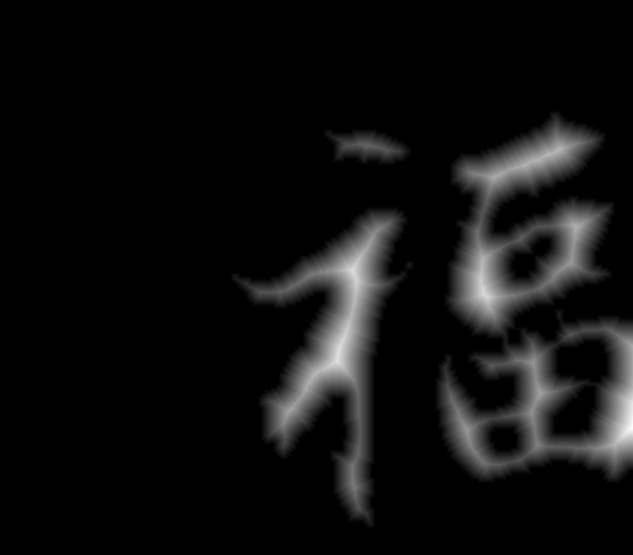
#> input picture data/work_003/glyphs/fu_height.png, 633 x 555 px; its folder holds only this picture in this run
$ python preprocess_character_3d.py --input ../data/work_003/glyphs/fu_height.png
#> lines starting #> are read from the running program, lines starting #| are printed output that depends on the picture; after the words box and inside, x2 and y2 are one past the last pixel; in counts of white or black regions, pixels touching at a corner belong together
from __future__ import annotations

import argparse
import json
from collections import defaultdict
from pathlib import Path
from typing import Any

import cv2
import numpy as np


Point = tuple[int, int]


def read_image(path: Path, flags: int = cv2.IMREAD_COLOR) -> np.ndarray:
    data = np.fromfile(str(path), dtype=np.uint8)
    image = cv2.imdecode(data, flags)
    if image is None:
        raise RuntimeError(f"Could not read image: {path}")
    return image


# [27 lines left out: functions write_image, percent_box_to_pixels, load_glyph_box, not called in this run]


def build_ink_mask(image: np.ndarray) -> tuple[np.ndarray, np.ndarray]:
    gray = cv2.cvtColor(image, cv2.COLOR_BGR2GRAY)
    blur = cv2.GaussianBlur(gray, (5, 5), 0)
    _, mask = cv2.threshold(blur, 0, 255, cv2.THRESH_BINARY_INV + cv2.THRESH_OTSU)
    kernel = np.ones((3, 3), np.uint8)
    mask = cv2.morphologyEx(mask, cv2.MORPH_OPEN, kernel, iterations=1)
    mask = cv2.morphologyEx(mask, cv2.MORPH_CLOSE, kernel, iterations=1)
    return gray, mask


def keep_significant_components(mask: np.ndarray) -> np.ndarray:
    labels_count, labels, stats, _ = cv2.connectedComponentsWithStats(mask, 8)
    min_area = max(10, int(mask.shape[0] * mask.shape[1] * 0.0014))
    cleaned = np.zeros(mask.shape, dtype=np.uint8)
    for idx in range(1, labels_count):
        if stats[idx, cv2.CC_STAT_AREA] >= min_area:
            cleaned[labels == idx] = 255
    return cleaned


# [36 lines left out: function zhang_suen_thinning, not called in this run]


def thin_mask(mask: np.ndarray) -> np.ndarray:
    ximgproc = getattr(cv2, "ximgproc", None)
    if ximgproc is not None and hasattr(ximgproc, "thinning"):
        return ximgproc.thinning(mask)
    return zhang_suen_thinning(mask)


def neighbors(point: Point, pixels: set[Point]) -> list[Point]:
    x, y = point
    result: list[Point] = []
    for dy in (-1, 0, 1):
        for dx in (-1, 0, 1):
            if dx == 0 and dy == 0:
                continue
            candidate = (x + dx, y + dy)
            if candidate in pixels:
                result.append(candidate)
    return result


def trace_skeleton_paths(skeleton: np.ndarray) -> list[list[Point]]:
    ys, xs = np.where(skeleton > 0)
    pixels = set(zip(xs.tolist(), ys.tolist()))
    if not pixels:
        return []

    degree = {point: len(neighbors(point, pixels)) for point in pixels}
    starts = sorted([p for p, deg in degree.items() if deg <= 1], key=lambda p: (p[1], p[0]))
    if not starts:
        starts = [min(pixels, key=lambda p: (p[1], p[0]))]

    visited_edges: set[tuple[Point, Point]] = set()
    paths: list[list[Point]] = []

    def edge(a: Point, b: Point) -> tuple[Point, Point]:
        return (a, b) if a <= b else (b, a)

    def walk(start: Point, nxt: Point) -> list[Point]:
        path = [start, nxt]
        prev, current = start, nxt
        visited_edges.add(edge(prev, current))
        while True:
            current_neighbors = [p for p in neighbors(current, pixels) if p != prev]
            unvisited = [p for p in current_neighbors if edge(current, p) not in visited_edges]
            if not unvisited or degree[current] != 2:
                break
            next_point = min(unvisited, key=lambda p: (abs(p[0] - current[0]) + abs(p[1] - current[1]), p[1], p[0]))
            visited_edges.add(edge(current, next_point))
            prev, current = current, next_point
            path.append(current)
        return path

    for start in starts + sorted(pixels, key=lambda p: (p[1], p[0])):
        for nxt in neighbors(start, pixels):
            if edge(start, nxt) in visited_edges:
                continue
            path = walk(start, nxt)
            if len(path) >= 4:
                paths.append(path)

    paths = sorted(paths, key=lambda path: (min(p[1] for p in path), min(p[0] for p in path), -len(path)))
    return paths


# [49 lines left out: functions resample_path, build_points, draw_debug, not called in this run]


def preprocess_character(args: argparse.Namespace) -> None:
    output = Path(args.output)
    roi_dir = output / "character_rois"
    mask_dir = output / "character_masks"
    roi_dir.mkdir(parents=True, exist_ok=True)
    mask_dir.mkdir(parents=True, exist_ok=True)

    if args.input:
        source = read_image(Path(args.input))
#> in read_image, image is the input picture: shape (555, 633, 3); min 0, max 255, mean 15
        glyph_id = Path(args.input).stem
        label = args.label or glyph_id
        crop = source
    else:
        work_dir = Path(args.work)
        glyph = load_glyph_box(work_dir, args.glyph_id)
        source = read_image(work_dir / "original.png")
        h, w = source.shape[:2]
        x, y, bw, bh = percent_box_to_pixels(glyph["box"], w, h)
        crop = source[y : y + bh, x : x + bw]
        glyph_id = glyph["id"]
        label = glyph.get("label", glyph_id)

    gray, mask = build_ink_mask(crop)
#> in build_ink_mask, `_, mask = cv2.threshold(blur, 0, 255, cv2.THRESH_BINARY_INV + cv2.THRE..`:
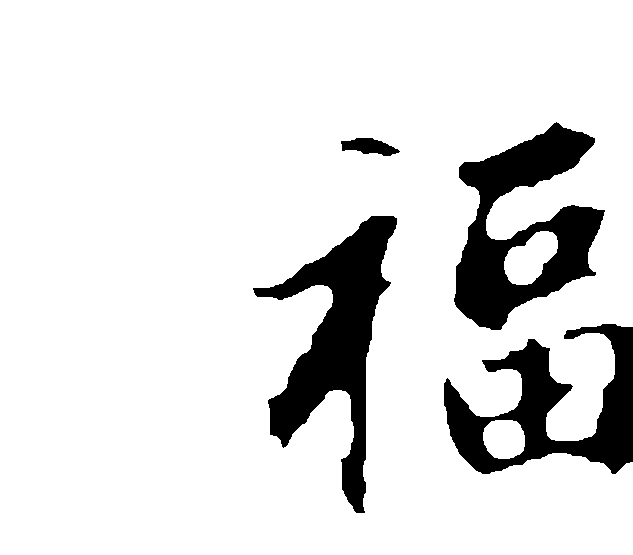
#> mask: shape (555, 633); 88% white; 4 black regions, box (x1, y1, x2, y2) and area: (253, 216, 397, 513) 14994, (454, 122, 605, 330) 14431, (444, 324, 633, 474) 12070, (341, 138, 400, 156) 658
#> in build_ink_mask, `mask = cv2.morphologyEx(mask, cv2.MORPH_CLOSE, kernel, iterations=1)`: mask: shape (555, 633); 88% white; 4 black regions, box (x1, y1, x2, y2) and area: (254, 216, 397, 513) 14987, (454, 123, 604, 330) 14428, (444, 324, 633, 474) 12066, (341, 138, 399, 156) 657
    mask = keep_significant_components(mask)
#> in keep_significant_components, `labels_count, labels, stats, _ = cv2.connectedComponentsWithStats(mask..`:
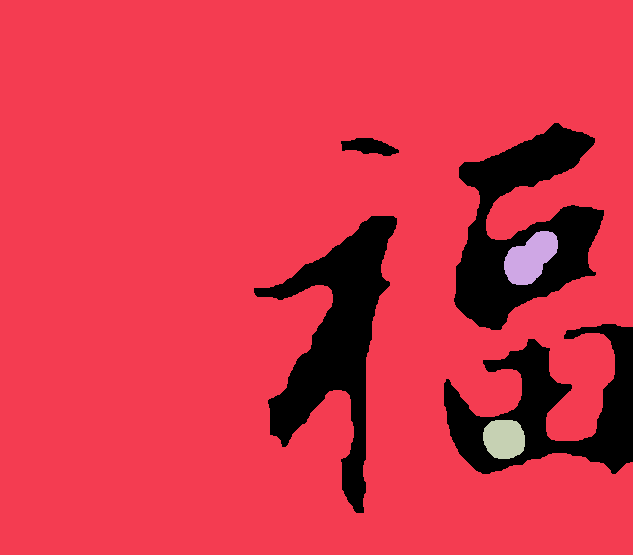
#> labels: shape (555, 633) int32; 4 distinct labels, from 0 to 3; one colour per label, 0 black
#> in keep_significant_components, `labels_count, labels, stats, _ = cv2.connectedComponentsWithStats(mask..`: labels_count = 4; stats = [[254, 123, 379, 390, 42138], [0, 0, 633, 555, 305925], [504, 231, 54, 54, 1884], [483, 420, 42, 39, 1368]]
    skeleton = thin_mask(mask)
#> in thin_mask, `return ximgproc.thinning(mask)`:
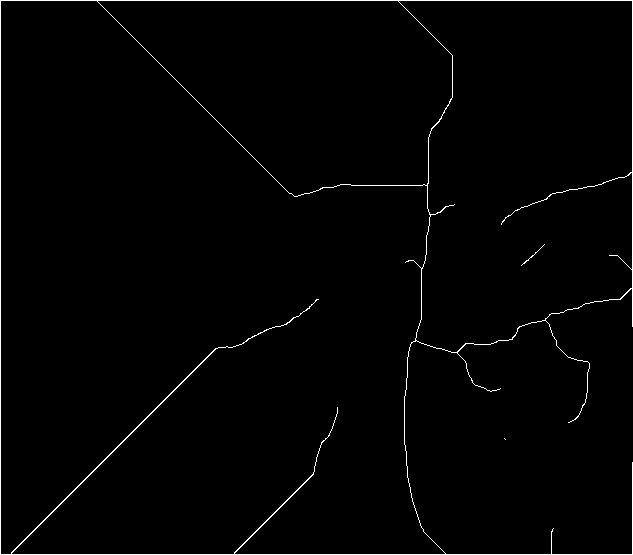
#> returned value: shape (555, 633); 1.3% white in thin lines or dots
    distance = cv2.distanceTransform(mask, cv2.DIST_L2, 5)
    paths = trace_skeleton_paths(skeleton)
    points = build_points(paths, distance, args.depth_scale)

    write_image(roi_dir / f"{glyph_id}_crop.png", crop)
    write_image(mask_dir / f"{glyph_id}_binary.png", mask)
    write_image(mask_dir / f"{glyph_id}_skeleton.png", skeleton)
    height = cv2.normalize(distance, None, 0, 255, cv2.NORM_MINMAX).astype(np.uint8)
    write_image(mask_dir / f"{glyph_id}_height.png", height)
    write_image(mask_dir / f"{glyph_id}_debug.png", draw_debug(crop, skeleton, points))

    data_path = output / f"character_3d_data_{glyph_id}.json"
    data_path.write_text(json.dumps(points, ensure_ascii=False, indent=2), encoding="utf-8")

    # Also write to default path for compatibility
    data_path_default = output / "character_3d_data.json"
    data_path_default.write_text(json.dumps(points, ensure_ascii=False, indent=2), encoding="utf-8")

    meta = {
        "glyph_id": glyph_id,
        "label": label,
        "source": str(Path(args.input) if args.input else Path(args.work) / "original.png"),
        "point_count": len(points),
        "stroke_count": len({point["stroke_id"] for point in points}),
        "note": "Stroke order is a geometry-based estimate from an offline image, not the historical writing order.",
    }

    meta_path = output / f"character_3d_meta_{glyph_id}.json"
    meta_path.write_text(json.dumps(meta, ensure_ascii=False, indent=2), encoding="utf-8")

    meta_path_default = output / "character_3d_meta.json"
    meta_path_default.write_text(json.dumps(meta, ensure_ascii=False, indent=2), encoding="utf-8")

    print(f"Wrote {data_path}")
    print(f"Wrote {meta['point_count']} points across {meta['stroke_count']} estimated strokes")


def main() -> None:
    parser = argparse.ArgumentParser(description="Generate 3D dynamic calligraphy trajectory data.")
    parser.add_argument("--input", type=str, help="Optional single-character image path.")
    parser.add_argument("--label", type=str, help="Optional display label for --input mode.")
    parser.add_argument("--work", type=Path, default=Path("data/work_003"))
    parser.add_argument("--glyph-id", default="fu", help="Glyph id from glyphs/glyph-boxes.json.")
    parser.add_argument("--output", type=Path, default=Path("data/work_003/character_3d"))
    parser.add_argument("--depth-scale", type=float, default=0.16)
    args = parser.parse_args()
    preprocess_character(args)
#> in preprocess_character, `distance = cv2.distanceTransform(mask, cv2.DIST_L2, 5)`:
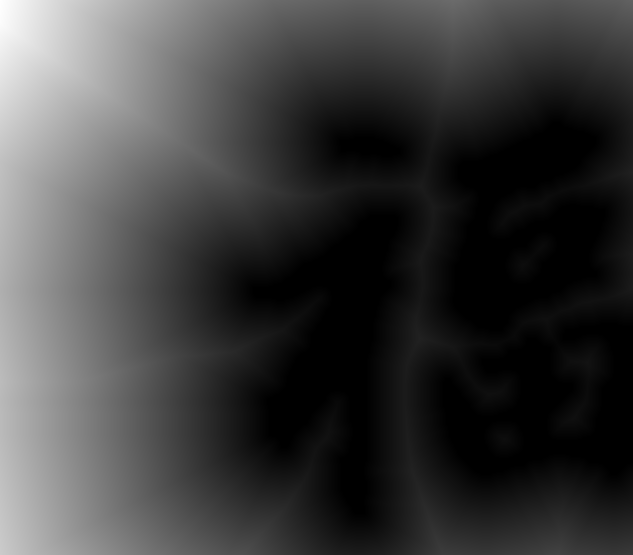
#> distance: shape (555, 633) float32; min 0, max 368.8, mean 88.8; drawn with min black and max white
#> in trace_skeleton_paths, `ys, xs = np.where(skeleton > 0)`: ys = 4626 values from 0 to 554; xs = 4626 values, max 632 at index 632, min 0 at index 0, mean 329.5
#> in trace_skeleton_paths, `pixels = set(zip(xs.tolist(), ys.tolist()))`: pixels = 4626 items
#> in trace_skeleton_paths, `starts = sorted([p for p, deg in degree.items() if deg <= 1], key=lamb..`: starts = [(454, 204), (501, 224), (544, 244), (609, 255), (405, 262), (521, 265), (318, 299), (632, 326), (500, 388), (337, 407), (568, 422), (504, 438), (505, 439), (632, 462), (553, 528)]
#> in walk, `path = [start, nxt]`: path = [(454, 204), (453, 205)]
#> in walk, `prev, current = start, nxt`: prev = (454, 204); current = (453, 205)
#> the loop in walk, `while True:` made 8 passes
#> current on passes 1 to 7: (452, 205), (451, 205), (450, 205), (449, 205), (448, 206), (447, 206), (446, 206)
#> unvisited on pass 8: [(445, 206), (445, 207)]
#> after the loop in walk, `while True:`: path = [(454, 204), (453, 205), (452, 205), (451, 205), (450, 205), (449, 205), (448, 206), (447, 206), (446, 206)]; visited_edges = 8 items


if __name__ == "__main__":
    main()
